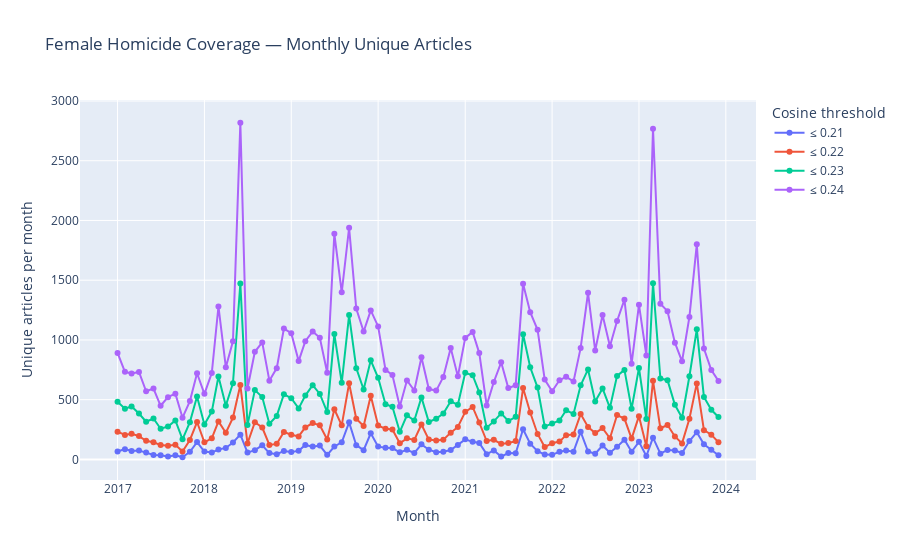

Here is the notebook cell this chart was saved with:
### Code cell
import pandas as pd

import sys
print(sys.executable)

import plotly
import plotly.express as px

# Load filtered dataset (unique articles already)
df = pd.read_csv("/Users/zoekirsman/Desktop/filtered_query32_articles.csv")

# Parse date and keep valid
df["date"] = pd.to_datetime(df["date"], errors="coerce")
df = df[df["date"].notna()]

# Make sure it's unique per article id
df = df.drop_duplicates("id")

# Extract year-month
df["month"] = df["date"].dt.to_period("M").dt.to_timestamp()

# thresholds to compare
thresholds = [0.21, 0.22, 0.23, 0.24]

rows = []

for t in thresholds:
    tmp = df[df["cos_dist"] <= t]
    monthly_counts = (
        tmp.groupby("month")["id"]
           .nunique()
           .sort_index()
    )
    
    for m, c in monthly_counts.items():
        rows.append({
            "month": m,
            "articles": c,
            "threshold": f"≤ {t}"
        })

plotdf = pd.DataFrame(rows)

# Make interactive line plot
fig = px.line(
    plotdf,
    x="month",
    y="articles",
    color="threshold",
    markers=True,
    title="Female Homicide Coverage — Monthly Unique Articles",
    labels={
        "month": "Month",
        "articles": "Unique articles per month",
        "threshold": "Cosine threshold"
    }
)

# Optional: nicer hover info
fig.update_traces(
    hovertemplate="Month: %{x|%Y-%m}<br>Articles: %{y}<br>Threshold: %{legendgroup}"
)

fig.show()
